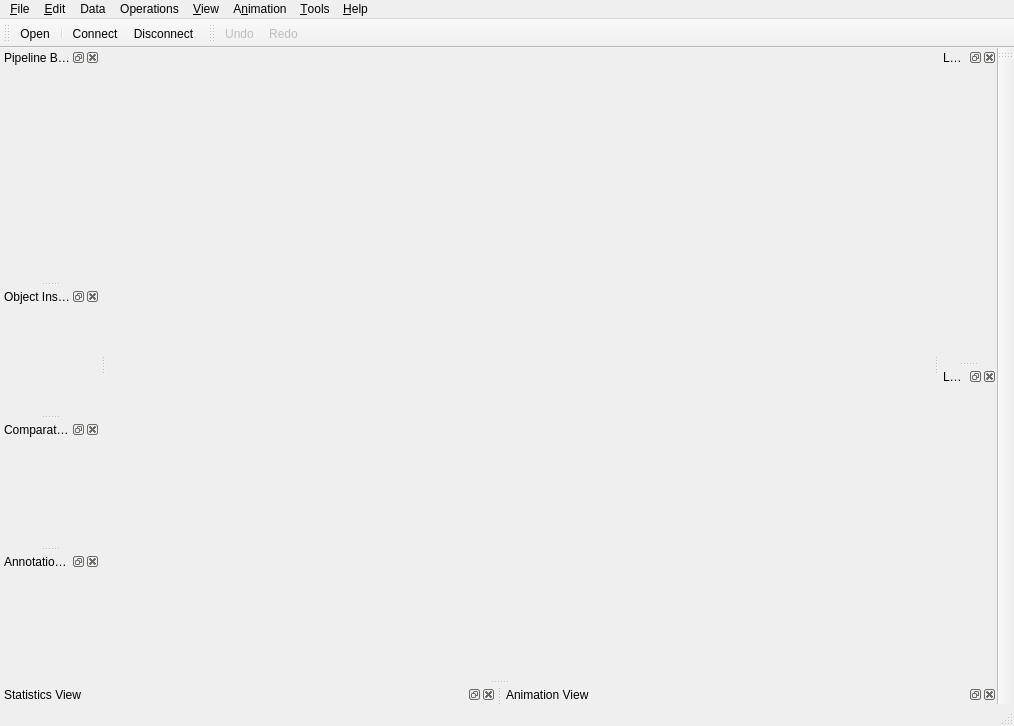
<ui version="4.0" >
 <class>MainWindow</class>
 <widget class="QMainWindow" name="MainWindow" >
  <property name="geometry" >
   <rect>
    <x>0</x>
    <y>0</y>
    <width>1014</width>
    <height>726</height>
   </rect>
  </property>
  <property name="windowTitle" >
   <string>MainWindow</string>
  </property>
  <property name="windowIcon" >
   <iconset/>
  </property>
  <property name="toolButtonStyle" >
   <enum>Qt::ToolButtonIconOnly</enum>
  </property>
  <widget class="QWidget" name="centralwidget" />
  <widget class="QMenuBar" name="menubar" >
   <property name="geometry" >
    <rect>
     <x>0</x>
     <y>0</y>
     <width>1014</width>
     <height>21</height>
    </rect>
   </property>
   <widget class="QMenu" name="menuFile" >
    <property name="title" >
     <string>&amp;File</string>
    </property>
    <widget class="QMenu" name="menuRecentFiles" >
     <property name="title" >
      <string>Recent Files</string>
     </property>
    </widget>
    <addaction name="actionFileOpen" />
    <addaction name="menuRecentFiles" />
    <addaction name="separator" />
    <addaction name="actionFileLoadServerState" />
    <addaction name="actionFileSaveServerState" />
    <addaction name="separator" />
    <addaction name="actionFileSaveData" />
    <addaction name="actionFileSaveScreenshot" />
    <addaction name="separator" />
    <addaction name="actionServerConnect" />
    <addaction name="actionServerDisconnect" />
    <addaction name="separator" />
    <addaction name="actionFileExit" />
   </widget>
   <widget class="QMenu" name="menuEdit" >
    <property name="title" >
     <string>&amp;Edit</string>
    </property>
    <addaction name="actionEditUndo" />
    <addaction name="actionEditRedo" />
    <addaction name="separator" />
    <addaction name="actionEditCameraUndo" />
    <addaction name="actionEditCameraRedo" />
    <addaction name="separator" />
    <addaction name="actionChangeInput" />
    <addaction name="actionDelete" />
    <addaction name="actionDelete_All" />
    <addaction name="separator" />
    <addaction name="actionMoveMode" />
    <addaction name="actionSelectionMode" />
    <addaction name="actionSelectSurfacePoints" />
    <addaction name="actionSelect_Frustum" />
    <addaction name="actionSelectFrustumPoints" />
    <addaction name="separator" />
    <addaction name="actionEditSettings" />
    <addaction name="actionEditViewSettings" />
   </widget>
   <widget class="QMenu" name="menuHelp" >
    <property name="title" >
     <string>&amp;Help</string>
    </property>
    <addaction name="actionHelpAbout" />
    <addaction name="separator" />
    <addaction name="actionHelpEnableTooltips" />
   </widget>
   <widget class="QMenu" name="menuTools" >
    <property name="title" >
     <string>&amp;Tools</string>
    </property>
    <addaction name="actionToolsCreateCustomFilter" />
    <addaction name="actionToolsManageCustomFilters" />
    <addaction name="actionToolsCreateLookmark" />
    <addaction name="actionToolsManageLinks" />
    <addaction name="actionToolsAddCameraLink" />
    <addaction name="actionManage_Plugins" />
    <addaction name="separator" />
    <addaction name="actionToolsDumpWidgetNames" />
    <addaction name="actionToolsRecordTest" />
    <addaction name="actionToolsRecordTestScreenshot" />
    <addaction name="actionToolsPlayTest" />
    <addaction name="actionTesting_Window_Size" />
    <addaction name="separator" />
    <addaction name="actionToolsTimerLog" />
    <addaction name="actionToolsOutputWindow" />
    <addaction name="separator" />
    <addaction name="actionToolsPythonShell" />
   </widget>
   <widget class="QMenu" name="menuFilters" >
    <property name="title" >
     <string>Operations</string>
    </property>
   </widget>
   <widget class="QMenu" name="menuView" >
    <property name="title" >
     <string>&amp;View</string>
    </property>
    <widget class="QMenu" name="menuToolbars" >
     <property name="title" >
      <string>Toolbars</string>
     </property>
    </widget>
    <widget class="QMenu" name="menuCamera" >
     <property name="title" >
      <string>Camera</string>
     </property>
     <addaction name="actionResetCamera" />
     <addaction name="actionPositiveX" />
     <addaction name="actionNegativeX" />
     <addaction name="actionPositiveY" />
     <addaction name="actionNegativeY" />
     <addaction name="actionPositiveZ" />
     <addaction name="actionNegativeZ" />
    </widget>
    <addaction name="menuCamera" />
    <addaction name="separator" />
    <addaction name="actionShowCenterAxes" />
    <addaction name="actionResetCenter" />
    <addaction name="actionPickCenter" />
    <addaction name="actionScalarBarVisibility" />
    <addaction name="separator" />
    <addaction name="menuToolbars" />
    <addaction name="separator" />
   </widget>
   <widget class="QMenu" name="menuSources" >
    <property name="title" >
     <string>Data</string>
    </property>
   </widget>
   <widget class="QMenu" name="menuAnimation" >
    <property name="title" >
     <string>A&amp;nimation</string>
    </property>
    <addaction name="actionVCRFirstFrame" />
    <addaction name="actionVCRPreviousFrame" />
    <addaction name="actionVCRPlay" />
    <addaction name="actionVCRNextFrame" />
    <addaction name="actionVCRLastFrame" />
    <addaction name="actionVCRLoop" />
   </widget>
   <addaction name="menuFile" />
   <addaction name="menuEdit" />
   <addaction name="menuSources" />
   <addaction name="menuFilters" />
   <addaction name="menuView" />
   <addaction name="menuAnimation" />
   <addaction name="menuTools" />
   <addaction name="menuHelp" />
  </widget>
  <widget class="QStatusBar" name="statusbar" />
  <widget class="QDockWidget" name="pipelineBrowserDock" >
   <property name="allowedAreas" >
    <set>Qt::LeftDockWidgetArea|Qt::NoDockWidgetArea|Qt::RightDockWidgetArea</set>
   </property>
   <property name="windowTitle" >
    <string>Pipeline Browser</string>
   </property>
   <attribute name="dockWidgetArea" >
    <number>1</number>
   </attribute>
   <widget class="QWidget" name="dockWidgetContents_2" >
    <property name="minimumSize" >
     <size>
      <width>100</width>
      <height>16</height>
     </size>
    </property>
   </widget>
  </widget>
  <widget class="QDockWidget" name="objectInspectorDock" >
   <property name="allowedAreas" >
    <set>Qt::LeftDockWidgetArea|Qt::NoDockWidgetArea|Qt::RightDockWidgetArea</set>
   </property>
   <property name="windowTitle" >
    <string>Object Inspector</string>
   </property>
   <attribute name="dockWidgetArea" >
    <number>1</number>
   </attribute>
   <widget class="QWidget" name="dockWidgetContents_3" />
  </widget>
  <widget class="QDockWidget" name="statisticsViewDock" >
   <property name="allowedAreas" >
    <set>Qt::BottomDockWidgetArea|Qt::LeftDockWidgetArea|Qt::NoDockWidgetArea|Qt::RightDockWidgetArea</set>
   </property>
   <property name="windowTitle" >
    <string>Statistics View</string>
   </property>
   <attribute name="dockWidgetArea" >
    <number>8</number>
   </attribute>
   <widget class="QWidget" name="dockWidgetContents_4" />
  </widget>
  <widget class="QToolBar" name="mainToolBar" >
   <property name="windowTitle" >
    <string>Main Controls</string>
   </property>
   <property name="orientation" >
    <enum>Qt::Horizontal</enum>
   </property>
   <attribute name="toolBarArea" >
    <enum>TopToolBarArea</enum>
   </attribute>
   <attribute name="toolBarBreak" >
    <bool>false</bool>
   </attribute>
   <addaction name="actionFileOpen" />
   <addaction name="separator" />
   <addaction name="actionServerConnect" />
   <addaction name="actionServerDisconnect" />
  </widget>
  <widget class="QToolBar" name="undoRedoToolbar" >
   <property name="windowTitle" >
    <string>Undo/Redo Controls</string>
   </property>
   <property name="orientation" >
    <enum>Qt::Horizontal</enum>
   </property>
   <attribute name="toolBarArea" >
    <enum>TopToolBarArea</enum>
   </attribute>
   <attribute name="toolBarBreak" >
    <bool>false</bool>
   </attribute>
   <addaction name="actionEditUndo" />
   <addaction name="actionEditRedo" />
  </widget>
  <widget class="QDockWidget" name="lookmarkBrowserDock" >
   <property name="sizePolicy" >
    <sizepolicy vsizetype="Preferred" hsizetype="Preferred" >
     <horstretch>0</horstretch>
     <verstretch>0</verstretch>
    </sizepolicy>
   </property>
   <property name="floating" >
    <bool>false</bool>
   </property>
   <property name="allowedAreas" >
    <set>Qt::RightDockWidgetArea</set>
   </property>
   <property name="windowTitle" >
    <string>Lookmark Browser</string>
   </property>
   <attribute name="dockWidgetArea" >
    <number>2</number>
   </attribute>
   <widget class="QWidget" name="dockWidgetContents_6" />
  </widget>
  <widget class="QDockWidget" name="lookmarkInspectorDock" >
   <property name="allowedAreas" >
    <set>Qt::RightDockWidgetArea</set>
   </property>
   <property name="windowTitle" >
    <string>Lookmark Inspector</string>
   </property>
   <attribute name="dockWidgetArea" >
    <number>2</number>
   </attribute>
   <widget class="QWidget" name="dockWidgetContents_7" />
  </widget>
  <widget class="QDockWidget" name="comparativePanelDock" >
   <property name="windowTitle" >
    <string>Comparative View Inspector</string>
   </property>
   <attribute name="dockWidgetArea" >
    <number>1</number>
   </attribute>
   <widget class="QWidget" name="dockWidgetContents_11" />
  </widget>
  <widget class="QDockWidget" name="animationViewDock" >
   <property name="windowTitle" >
    <string>Animation View</string>
   </property>
   <attribute name="dockWidgetArea" >
    <number>8</number>
   </attribute>
   <widget class="QWidget" name="dockWidgetContents_9" />
  </widget>
  <widget class="QDockWidget" name="annotationManagerDock" >
   <property name="allowedAreas" >
    <set>Qt::AllDockWidgetAreas</set>
   </property>
   <property name="windowTitle" >
    <string>Annotation Manager</string>
   </property>
   <attribute name="dockWidgetArea" >
    <number>1</number>
   </attribute>
   <widget class="QWidget" name="dockWidgetContents_8" />
  </widget>
  <widget class="QToolBar" name="lookmarkToolbar" >
   <property name="contextMenuPolicy" >
    <enum>Qt::CustomContextMenu</enum>
   </property>
   <property name="windowTitle" >
    <string>Lookmarks</string>
   </property>
   <property name="orientation" >
    <enum>Qt::Vertical</enum>
   </property>
   <property name="iconSize" >
    <size>
     <width>48</width>
     <height>48</height>
    </size>
   </property>
   <attribute name="toolBarArea" >
    <enum>RightToolBarArea</enum>
   </attribute>
   <attribute name="toolBarBreak" >
    <bool>false</bool>
   </attribute>
  </widget>
  <action name="actionFileOpen" >
   <property name="icon" >
    <iconset/>
   </property>
   <property name="text" >
    <string>&amp;Open</string>
   </property>
   <property name="statusTip" >
    <string>Open</string>
   </property>
   <property name="shortcut" >
    <string>Ctrl+O</string>
   </property>
  </action>
  <action name="actionFileExit" >
   <property name="icon" >
    <iconset/>
   </property>
   <property name="text" >
    <string>E&amp;xit</string>
   </property>
   <property name="statusTip" >
    <string>Exit</string>
   </property>
   <property name="shortcut" >
    <string>Ctrl+Q</string>
   </property>
  </action>
  <action name="actionHelpAbout" >
   <property name="icon" >
    <iconset/>
   </property>
   <property name="text" >
    <string>About</string>
   </property>
   <property name="statusTip" >
    <string>About</string>
   </property>
  </action>
  <action name="actionHelpHelp" >
   <property name="icon" >
    <iconset/>
   </property>
   <property name="text" >
    <string>Help</string>
   </property>
   <property name="shortcut" >
    <string>F1</string>
   </property>
  </action>
  <action name="actionScalarBarVisibility" >
   <property name="checkable" >
    <bool>true</bool>
   </property>
   <property name="enabled" >
    <bool>false</bool>
   </property>
   <property name="icon" >
    <iconset/>
   </property>
   <property name="text" >
    <string>Show Color Legend</string>
   </property>
   <property name="toolTip" >
    <string>Toggle Color Legend Visibility</string>
   </property>
   <property name="statusTip" >
    <string>Toggle Color Legend Visibility</string>
   </property>
  </action>
  <action name="actionServerConnect" >
   <property name="icon" >
    <iconset/>
   </property>
   <property name="text" >
    <string>&amp;Connect</string>
   </property>
   <property name="statusTip" >
    <string>Connect</string>
   </property>
  </action>
  <action name="actionServerDisconnect" >
   <property name="icon" >
    <iconset/>
   </property>
   <property name="text" >
    <string>&amp;Disconnect</string>
   </property>
   <property name="statusTip" >
    <string>Disconnect</string>
   </property>
  </action>
  <action name="actionFileSaveScreenshot" >
   <property name="icon" >
    <iconset/>
   </property>
   <property name="text" >
    <string>Save Screenshot</string>
   </property>
  </action>
  <action name="actionFileSaveAnimation" >
   <property name="icon" >
    <iconset/>
   </property>
   <property name="text" >
    <string>Save &amp;Animation</string>
   </property>
  </action>
  <action name="actionVCRPreviousFrame" >
   <property name="enabled" >
    <bool>false</bool>
   </property>
   <property name="icon" >
    <iconset/>
   </property>
   <property name="text" >
    <string>Pre&amp;vious Frame</string>
   </property>
  </action>
  <action name="actionVCRFirstFrame" >
   <property name="enabled" >
    <bool>false</bool>
   </property>
   <property name="icon" >
    <iconset/>
   </property>
   <property name="text" >
    <string>&amp;First Frame</string>
   </property>
  </action>
  <action name="actionVCRNextFrame" >
   <property name="enabled" >
    <bool>false</bool>
   </property>
   <property name="icon" >
    <iconset/>
   </property>
   <property name="text" >
    <string>&amp;Next Frame</string>
   </property>
  </action>
  <action name="actionVCRLastFrame" >
   <property name="enabled" >
    <bool>false</bool>
   </property>
   <property name="icon" >
    <iconset/>
   </property>
   <property name="text" >
    <string>&amp;Last Frame</string>
   </property>
  </action>
  <action name="actionFileSaveData" >
   <property name="icon" >
    <iconset/>
   </property>
   <property name="text" >
    <string>Save Data</string>
   </property>
   <property name="shortcut" >
    <string>Ctrl+S</string>
   </property>
  </action>
  <action name="actionFileLoadServerState" >
   <property name="text" >
    <string>&amp;Load State</string>
   </property>
  </action>
  <action name="actionFileSaveServerState" >
   <property name="text" >
    <string>&amp;Save State</string>
   </property>
  </action>
  <action name="actionHelpEnableTooltips" >
   <property name="checkable" >
    <bool>true</bool>
   </property>
   <property name="checked" >
    <bool>true</bool>
   </property>
   <property name="text" >
    <string>Enable Tooltips</string>
   </property>
  </action>
  <action name="actionMoveMode" >
   <property name="checkable" >
    <bool>true</bool>
   </property>
   <property name="checked" >
    <bool>true</bool>
   </property>
   <property name="enabled" >
    <bool>true</bool>
   </property>
   <property name="icon" >
    <iconset/>
   </property>
   <property name="text" >
    <string>Interact</string>
   </property>
   <property name="iconText" >
    <string>Interact</string>
   </property>
   <property name="toolTip" >
    <string>Interact</string>
   </property>
   <property name="statusTip" >
    <string>Interact</string>
   </property>
   <property name="shortcut" >
    <string/>
   </property>
  </action>
  <action name="actionSelectionMode" >
   <property name="checkable" >
    <bool>true</bool>
   </property>
   <property name="enabled" >
    <bool>false</bool>
   </property>
   <property name="icon" >
    <iconset/>
   </property>
   <property name="text" >
    <string>Select Cells On</string>
   </property>
   <property name="iconText" >
    <string>Select Cells On</string>
   </property>
   <property name="toolTip" >
    <string>Select Cells On</string>
   </property>
   <property name="statusTip" >
    <string>Select Cells On</string>
   </property>
  </action>
  <action name="actionSelect_Frustum" >
   <property name="checkable" >
    <bool>true</bool>
   </property>
   <property name="enabled" >
    <bool>false</bool>
   </property>
   <property name="icon" >
    <iconset/>
   </property>
   <property name="text" >
    <string>Select Cells Through</string>
   </property>
   <property name="iconText" >
    <string>Select Cells Through</string>
   </property>
   <property name="toolTip" >
    <string>Select Cells Through</string>
   </property>
   <property name="statusTip" >
    <string>Select Cells Through</string>
   </property>
  </action>
  <action name="actionSelectSurfacePoints" >
   <property name="checkable" >
    <bool>true</bool>
   </property>
   <property name="enabled" >
    <bool>false</bool>
   </property>
   <property name="icon" >
    <iconset/>
   </property>
   <property name="text" >
    <string>Select Points On</string>
   </property>
   <property name="iconText" >
    <string>Select Points On</string>
   </property>
   <property name="toolTip" >
    <string>Select Points On</string>
   </property>
   <property name="statusTip" >
    <string>Select Points On</string>
   </property>
  </action>
  <action name="actionSelectFrustumPoints" >
   <property name="checkable" >
    <bool>true</bool>
   </property>
   <property name="enabled" >
    <bool>false</bool>
   </property>
   <property name="icon" >
    <iconset/>
   </property>
   <property name="text" >
    <string>Select Points Through</string>
   </property>
   <property name="iconText" >
    <string>Select Points Through</string>
   </property>
   <property name="toolTip" >
    <string>Select Points Through</string>
   </property>
   <property name="statusTip" >
    <string>Select Points Through</string>
   </property>
  </action>
  <action name="actionSelect_Thresholds" >
   <property name="checkable" >
    <bool>true</bool>
   </property>
   <property name="enabled" >
    <bool>false</bool>
   </property>
   <property name="icon" >
    <iconset/>
   </property>
   <property name="text" >
    <string>Select Thresholds</string>
   </property>
  </action>
  <action name="actionEditUndo" >
   <property name="checkable" >
    <bool>false</bool>
   </property>
   <property name="enabled" >
    <bool>false</bool>
   </property>
   <property name="icon" >
    <iconset/>
   </property>
   <property name="text" >
    <string>&amp;Undo</string>
   </property>
   <property name="shortcut" >
    <string>Ctrl+Z</string>
   </property>
  </action>
  <action name="actionEditRedo" >
   <property name="enabled" >
    <bool>false</bool>
   </property>
   <property name="icon" >
    <iconset/>
   </property>
   <property name="text" >
    <string>&amp;Redo</string>
   </property>
   <property name="shortcut" >
    <string>Ctrl+R</string>
   </property>
  </action>
  <action name="actionEditCameraUndo" >
   <property name="icon" >
    <iconset/>
   </property>
   <property name="text" >
    <string>Camera Undo</string>
   </property>
   <property name="shortcut" >
    <string>Ctrl+B</string>
   </property>
  </action>
  <action name="actionEditCameraRedo" >
   <property name="icon" >
    <iconset/>
   </property>
   <property name="text" >
    <string>Camera Redo</string>
   </property>
   <property name="shortcut" >
    <string>Ctrl+F</string>
   </property>
  </action>
  <action name="actionToolsDumpWidgetNames" >
   <property name="text" >
    <string>&amp;Dump Widget Names</string>
   </property>
  </action>
  <action name="actionToolsRecordTest" >
   <property name="text" >
    <string>&amp;Record Test</string>
   </property>
  </action>
  <action name="actionToolsRecordTestScreenshot" >
   <property name="text" >
    <string>Record &amp;Test Screenshot</string>
   </property>
  </action>
  <action name="actionToolsPythonShell" >
   <property name="text" >
    <string>Python &amp;Shell</string>
   </property>
  </action>
  <action name="actionToolsCreateCustomFilter" >
   <property name="text" >
    <string>&amp;Create Custom Filter...</string>
   </property>
  </action>
  <action name="actionToolsManageCustomFilters" >
   <property name="text" >
    <string>&amp;Manage Custom Filters...</string>
   </property>
  </action>
  <action name="actionVCRPlay" >
   <property name="enabled" >
    <bool>false</bool>
   </property>
   <property name="icon" >
    <iconset/>
   </property>
   <property name="text" >
    <string>&amp;Play</string>
   </property>
  </action>
  <action name="actionToolsPlayTest" >
   <property name="text" >
    <string>Play Test</string>
   </property>
  </action>
  <action name="actionEditSettings" >
   <property name="text" >
    <string>Settings...</string>
   </property>
   <property name="iconText" >
    <string>Settings</string>
   </property>
   <property name="toolTip" >
    <string>Settings</string>
   </property>
  </action>
  <action name="actionResetCamera" >
   <property name="enabled" >
    <bool>false</bool>
   </property>
   <property name="icon" >
    <iconset/>
   </property>
   <property name="text" >
    <string>&amp;Reset</string>
   </property>
   <property name="iconText" >
    <string>Reset Camera</string>
   </property>
   <property name="statusTip" >
    <string>Reset Camera</string>
   </property>
  </action>
  <action name="actionPositiveX" >
   <property name="enabled" >
    <bool>false</bool>
   </property>
   <property name="icon" >
    <iconset/>
   </property>
   <property name="text" >
    <string>+X</string>
   </property>
   <property name="toolTip" >
    <string>Set view direction to +X</string>
   </property>
   <property name="statusTip" >
    <string>Set view direction to +X</string>
   </property>
   <property name="whatsThis" >
    <string>Set view direction to +X</string>
   </property>
  </action>
  <action name="actionNegativeX" >
   <property name="enabled" >
    <bool>false</bool>
   </property>
   <property name="icon" >
    <iconset/>
   </property>
   <property name="text" >
    <string>-X</string>
   </property>
   <property name="toolTip" >
    <string>Set view direction to -X</string>
   </property>
   <property name="statusTip" >
    <string>Set view direction to -X</string>
   </property>
   <property name="whatsThis" >
    <string>Set view direction to -X</string>
   </property>
  </action>
  <action name="actionPositiveY" >
   <property name="enabled" >
    <bool>false</bool>
   </property>
   <property name="icon" >
    <iconset/>
   </property>
   <property name="text" >
    <string>+Y</string>
   </property>
   <property name="toolTip" >
    <string>Set view direction to +Y</string>
   </property>
   <property name="statusTip" >
    <string>Set view direction to +Y</string>
   </property>
   <property name="whatsThis" >
    <string>Set view direction to +Y</string>
   </property>
  </action>
  <action name="actionNegativeY" >
   <property name="enabled" >
    <bool>false</bool>
   </property>
   <property name="icon" >
    <iconset/>
   </property>
   <property name="text" >
    <string>-Y</string>
   </property>
   <property name="toolTip" >
    <string>Set view direction to -Y</string>
   </property>
   <property name="statusTip" >
    <string>Set view direction to -Y</string>
   </property>
   <property name="whatsThis" >
    <string>Set view direction to -Y</string>
   </property>
  </action>
  <action name="actionPositiveZ" >
   <property name="enabled" >
    <bool>false</bool>
   </property>
   <property name="icon" >
    <iconset/>
   </property>
   <property name="text" >
    <string>+Z</string>
   </property>
   <property name="toolTip" >
    <string>Set view direction to +Z</string>
   </property>
   <property name="statusTip" >
    <string>Set view direction to +Z</string>
   </property>
   <property name="whatsThis" >
    <string>Set view direction to +Z</string>
   </property>
  </action>
  <action name="actionNegativeZ" >
   <property name="enabled" >
    <bool>false</bool>
   </property>
   <property name="icon" >
    <iconset/>
   </property>
   <property name="text" >
    <string>-Z</string>
   </property>
   <property name="toolTip" >
    <string>Set view direction to -Z</string>
   </property>
   <property name="statusTip" >
    <string>Set view direction to -Z</string>
   </property>
   <property name="whatsThis" >
    <string>Set view direction to -Z</string>
   </property>
  </action>
  <action name="actionHistogram" >
   <property name="text" >
    <string>&amp;Histogram</string>
   </property>
  </action>
  <action name="actionXY_Plot" >
   <property name="text" >
    <string>XY &amp;Plot</string>
   </property>
  </action>
  <action name="actionTesting_Window_Size" >
   <property name="checkable" >
    <bool>true</bool>
   </property>
   <property name="checked" >
    <bool>false</bool>
   </property>
   <property name="text" >
    <string>Max Window Size: 300x300</string>
   </property>
  </action>
  <action name="actionTable_View" >
   <property name="text" >
    <string>Table View</string>
   </property>
  </action>
  <action name="actionShowCenterAxes" >
   <property name="checkable" >
    <bool>true</bool>
   </property>
   <property name="enabled" >
    <bool>false</bool>
   </property>
   <property name="icon" >
    <iconset/>
   </property>
   <property name="text" >
    <string>Show Center</string>
   </property>
   <property name="statusTip" >
    <string>Show/Hide center of rotation</string>
   </property>
  </action>
  <action name="actionResetCenter" >
   <property name="enabled" >
    <bool>false</bool>
   </property>
   <property name="icon" >
    <iconset/>
   </property>
   <property name="text" >
    <string>Reset Center</string>
   </property>
   <property name="statusTip" >
    <string>Reset center of rotation</string>
   </property>
  </action>
  <action name="actionAddSource" >
   <property name="enabled" >
    <bool>false</bool>
   </property>
   <property name="text" >
    <string>Add &amp;Source...</string>
   </property>
   <property name="iconText" >
    <string>Add Source...</string>
   </property>
   <property name="toolTip" >
    <string>Add a Source to the Pipeline</string>
   </property>
   <property name="statusTip" >
    <string>Add a Source to the Pipeline</string>
   </property>
  </action>
  <action name="actionAddFilter" >
   <property name="text" >
    <string>Add &amp;Filter...</string>
   </property>
   <property name="iconText" >
    <string>Add Filter...</string>
   </property>
   <property name="toolTip" >
    <string>Add a Filter to the Pipeline</string>
   </property>
   <property name="statusTip" >
    <string>Add a Filter to the Pipeline</string>
   </property>
  </action>
  <action name="actionChangeInput" >
   <property name="text" >
    <string>Change &amp;Input...</string>
   </property>
   <property name="iconText" >
    <string>Change Input...</string>
   </property>
   <property name="toolTip" >
    <string>Change a Filter's Input</string>
   </property>
   <property name="statusTip" >
    <string>Change a Filter's Input</string>
   </property>
  </action>
  <action name="actionDelete" >
   <property name="icon" >
    <iconset/>
   </property>
   <property name="text" >
    <string>&amp;Delete</string>
   </property>
   <property name="statusTip" >
    <string>Delete</string>
   </property>
  </action>
  <action name="actionDelete_All" >
   <property name="text" >
    <string>Delete All</string>
   </property>
  </action>
  <action name="actionToolsManageLinks" >
   <property name="text" >
    <string>Manage Links...</string>
   </property>
  </action>
  <action name="actionFileSaveGeometry" >
   <property name="text" >
    <string>Save &amp;Geometry</string>
   </property>
  </action>
  <action name="actionVCRLoop" >
   <property name="checkable" >
    <bool>true</bool>
   </property>
   <property name="enabled" >
    <bool>false</bool>
   </property>
   <property name="icon" >
    <iconset/>
   </property>
   <property name="text" >
    <string>L&amp;oop</string>
   </property>
   <property name="iconText" >
    <string>Loop</string>
   </property>
   <property name="toolTip" >
    <string>Loop</string>
   </property>
   <property name="statusTip" >
    <string>Loop</string>
   </property>
  </action>
  <action name="actionToolsOutputWindow" >
   <property name="text" >
    <string>&amp;Output Window</string>
   </property>
  </action>
  <action name="actionToolsTimerLog" >
   <property name="text" >
    <string>Timer &amp;Log</string>
   </property>
  </action>
  <action name="actionManage_Plugins" >
   <property name="text" >
    <string>Manage Plugins...</string>
   </property>
  </action>
  <action name="actionToolsCreateLookmark" >
   <property name="text" >
    <string>Create Lookmark</string>
   </property>
  </action>
  <action name="actionToolsAddCameraLink" >
   <property name="text" >
    <string>Add Camera Link...</string>
   </property>
  </action>
  <action name="actionPickCenter" >
   <property name="checkable" >
    <bool>true</bool>
   </property>
   <property name="enabled" >
    <bool>false</bool>
   </property>
   <property name="icon" >
    <iconset/>
   </property>
   <property name="text" >
    <string>Pick Center</string>
   </property>
   <property name="iconText" >
    <string>Pick Center</string>
   </property>
   <property name="toolTip" >
    <string>Pick Center</string>
   </property>
   <property name="statusTip" >
    <string>Mouse press to pick center of rotation</string>
   </property>
  </action>
  <action name="actionEnterCenter" >
   <property name="enabled" >
    <bool>false</bool>
   </property>
   <property name="icon" >
    <iconset/>
   </property>
   <property name="text" >
    <string>Enter Center</string>
   </property>
   <property name="iconText" >
    <string>Enter Center</string>
   </property>
   <property name="toolTip" >
    <string>Enter Center</string>
   </property>
   <property name="statusTip" >
    <string>Enter coordinates of center of rotation</string>
   </property>
  </action>
  <action name="actionEditViewSettings" >
   <property name="text" >
    <string>View Settings...</string>
   </property>
  </action>
 </widget>
 <resources>
  <include location="../../../../paraview/Qt/Components/Resources/pqComponents.qrc" />
 </resources>
 <connections/>
</ui>
